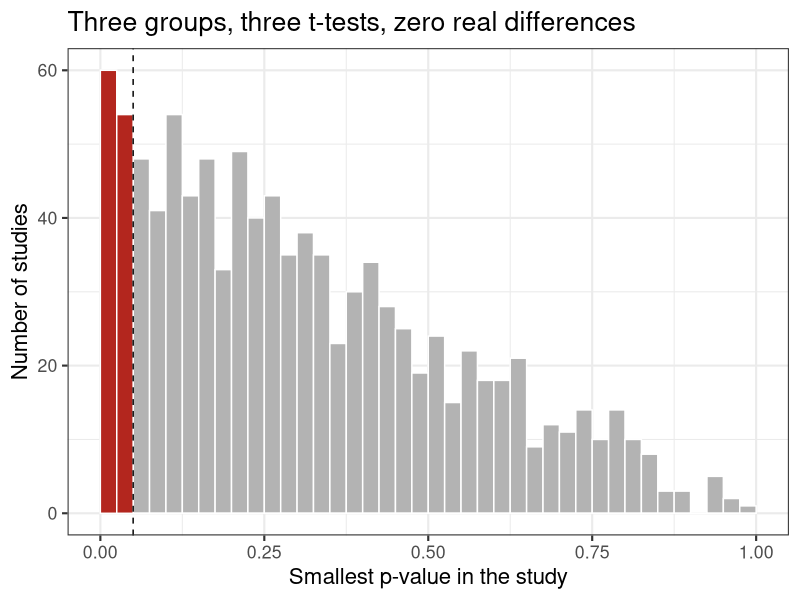

Reproduce this figure in R.
## ---- chunk 1
#| echo: false
#| message: false
#| warning: false
library(tidyverse)
set.seed(640)

one_study <- function(n = 30, k = 3) {
  d <- tibble(group = rep(LETTERS[1:k], each = n),
              y     = rnorm(n * k))
  combn(LETTERS[1:k], 2, simplify = FALSE) %>% 
    map_dbl(function(pair) {
      t.test(y ~ group, data = filter(d, group %in% pair), var.equal = TRUE)$p.value
    }) %>% 
    min()
}

smallest_p <- map_dbl(1:1000, function(i) one_study())

tibble(smallest_p = smallest_p) %>% 
  ggplot(aes(x = smallest_p, fill = smallest_p < .05)) +
  geom_histogram(binwidth = .025, boundary = 0, color = "white") +
  geom_vline(xintercept = .05, linetype = "dashed") +
  scale_fill_manual(values = c("grey70", "#B3261E"), guide = "none") +
  labs(x = "Smallest p-value in the study", y = "Number of studies",
       title = "Three groups, three t-tests, zero real differences") +
  theme_bw(base_size = 16)
